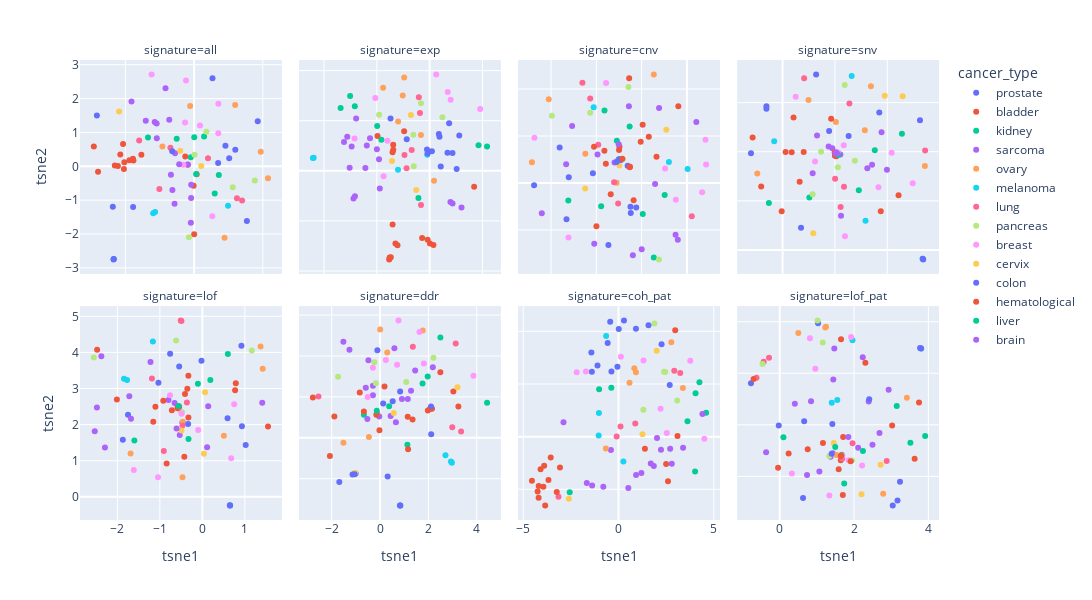

Source (notebook cell):
### Code cell
# plot clustering of cell lines in tsne with different features
os.makedirs('./figures', exist_ok=True)
os.makedirs('./figures/tsne_original', exist_ok=True)
all_tsne = tsne(df_mol,r= 100)
exp_tsne = tsne(df_mol, '_exp')
cnv_tsne = tsne(df_mol, '_cnv')
snv_tsne = tsne(df_mol, '_snv')
lof_tsne = tsne(df_mol, '_lof')
ddr_tsne = tsne(df_mol, '_ddr')
#coh_pat_tsne = tsne(df_mol, '__coh_pat')
lof_pat_tsne = tsne(df_mol, '__lof_pat')
tsne_all = pd.concat([all_tsne, exp_tsne, cnv_tsne, snv_tsne, lof_tsne, ddr_tsne, coh_pat_tsne, lof_pat_tsne])
tsne_all.to_csv('./figures/tsne_original/tsne_all.csv', index=False)
fig = px.scatter(tsne_all, x="tsne1", y="tsne2", color="cancer_type", facet_col='signature',facet_col_wrap=4, width=1200, height=600).update_yaxes(matches=None).update_xaxes(matches=None)
fig.show()
fig.write_image("./figures/tsne.pdf")
